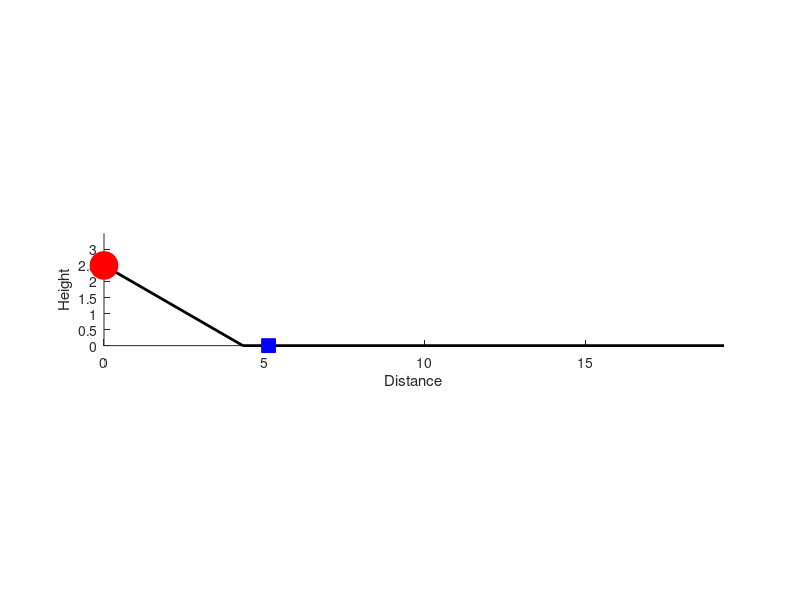

This chart was generated by the following MATLAB code: (Note: this script raises an error after producing the figure.)
%% 背景
% 斜坡参数
slope_length = 5; %10 斜坡长度
slope_angle = 30; % 斜坡角度（度）
slope_height = slope_length * sind(slope_angle); % 斜坡高度
slope_long= slope_length * cosd(slope_angle); % 斜坡底边
% 平地参数
ground_length = 15; % 平地长度
% 初始化位置和速度
ball_position = [0, slope_height];
ball_velocity = 0;
block_position = slope_long+0.8; % 方块开始的位置
%% 量化
% 小球和方块参数
ball_mass = 2; % 小球质量
block_mass = 5; % 方块质量
friction_coefficient = 0.2; % 摩擦系数
% 重力加速度
g = 9.81;
%% 公式
% 计算小球在斜坡上的加速度
a_slope = g * sind(slope_angle);
Ek = ball_mass*g*slope_height;% 计算方块的总能量
v0 = sqrt(2*Ek/block_mass);
v = v0; % 当前速度
% 计算加速度
a = -friction_coefficient * g;
% 计算停止时间
t_stop = -v0 / a;
% 计算移动距离
s = v0^2 / (2 * a);
%% 动态变量
% 时间参数
dt = 0.005; % 时间步长
t_final = sqrt(2 * slope_length / a_slope) + t_stop; % 总时间
time = 0:dt:t_final; % 时间数组
%% 展示
% 创建图形窗口
figure;
hold on;
axis equal;
xlim([0, slope_long + ground_length]);
ylim([0, slope_height + 1]);
xlabel('Distance');
ylabel('Height');
% 绘制斜坡和平地
plot([0, slope_length * cosd(slope_angle)], [slope_height, 0], 'k', 'LineWidth', 2);
plot([slope_long, slope_long + ground_length], [0, 0], 'k', 'LineWidth', 2);
% 初始化动画对象
ball = plot(ball_position(1), ball_position(2), 'ro', 'MarkerSize', 20, 'MarkerFaceColor', 'r');
block = plot(block_position, 0, 'bs', 'MarkerSize', 10, 'MarkerFaceColor', 'b');
% 创建视频文件
video = VideoWriter('ball_and_block_mass2.mp4', 'MPEG-4');
open(video);
% 动画循环
for t = time
    if ball_position(2) > 0
        % 小球在斜坡上
        ball_velocity = ball_velocity + a_slope * dt;
        ball_position = ball_position + [cosd(slope_angle), -sind(slope_angle)] * ball_velocity * dt;
    else
        % 小球在平地上
        if block_position < slope_length + ground_length
            % 推动方块
            force = ball_mass * g * friction_coefficient;
            acceleration = force / block_mass;
            % 模拟运动直到速度减至零
            if v > 0
                % 计算当前时间步的位移
                delta_s = v * dt + 0.5 * a * dt^2;
                if v < 0
                    v = 0;
                end
            end
            deltaBP = delta_s;
            block_position = block_position + deltaBP;
        end
    end
    
    % 更新动画对象位置
    set(ball, 'XData', ball_position(1), 'YData', max(ball_position(2), 0));
    set(block, 'XData', block_position);
    
    drawnow;
    frame = getframe(gcf);
    writeVideo(video, frame);
end
% 关闭视频文件
close(video);